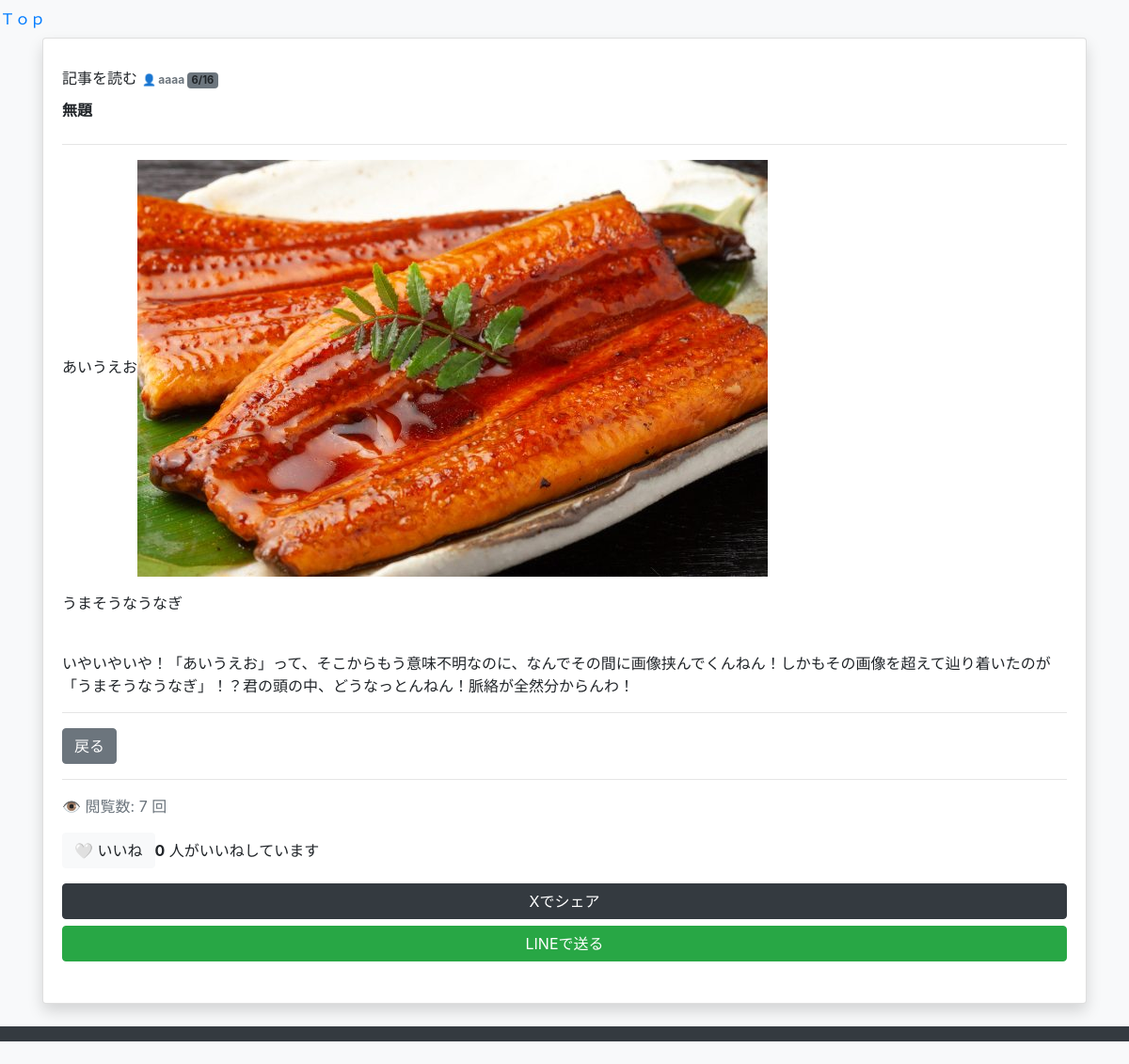
The page /detail/26/?q=&all_blogs= on the database its author committed.
### Suggestion/models.py (models this page shows, shortened)
class Memo(models.Model):
    author = models.ForeignKey(User, on_delete=models.CASCADE, related_name='memos')
    title = models.CharField(max_length=200)  # タイトル（最大200文字）
    content = models.TextField()               # メモ本文
    created_at = models.DateTimeField(auto_now_add=True)  # 作成日時（自動設定）
    updated_at = models.DateTimeField(auto_now=True)      # 更新日時（自動設定）
    likes = models.ManyToManyField(User, related_name='liked_posts', blank=True)
    total_likes_count = models.IntegerField(default=0)
    views_count = models.IntegerField(default=0) # 閲覧数
    class Meta:#自動生成のルール（アプリ名が blog なら blog_memo等）を無視して、データベース上でのテーブル名を強制的に Memo という名前に固定
        db_table='Memo'

### Suggestion/views.py (the view)
# urls.py: path('detail/<int:pk>/', views.memo_detail, name='memo_detail'),  # ← 閲覧専用
def memo_detail(request, pk):
    memo = get_object_or_404(Memo, pk=pk)#SQLエラーが出たときの対処
    session_like_key = f'user_liked_{pk}'
    liked_by_session = request.session.get(session_like_key, False)
    if not request.user.is_authenticated:
        session_view_key = f'viewed_memo_{pk}'
        if not request.session.get(session_view_key, False):
            memo.views_count = (memo.views_count or 0) + 1
            memo.save()
            request.session[session_view_key] = True
    return render(request, 'edit/memo_detail.html', {
        'memo': memo,
        'liked_by_session': liked_by_session,
    })

### Suggestion/templates/edit/memo_detail.html (shortened to what this page needs)
{% extends 'edit/base.html' %}
{% block content %}
<div class="card shadow">
    <div class="card-body">
        <div style="height:10px;">&nbsp;</div>
        <div>
            <span class="title-like-h2 d-inline-block">記事を読む</span>
            <span class="text-secondary" style="font-size: 0.75rem; font-weight: bold;">
                👤 {{ memo.author.username }}
            </span>
            <span class="badge bg-secondary" style="font-size: 0.7rem; font-weight: bold;">
                {{ memo.created_at|date:"n/j" }}
            </span>
        </div>
        <div style="height:10px;"></div>
        <label class="form-label">{{ memo.title }}</label>
        <hr>
        <div class="memo-content">
            {{ memo.content|safe }}
        </div>
        <hr>
        <a href="{% url 'memo_list' %}?q={{ request.GET.q }}&all_blogs={{ request.GET.all_blogs }}"
           class="btn btn-secondary">戻る</a>
        {% if request.user != memo.author %}
            <hr>
            <p class="text-muted">👁️ 閲覧数: {{ memo.views_count|default:0 }} 回</p>
            <div class="d-flex align-items-center gap-3 mb-3">
                <button type="button" id="like-btn" class="btn btn-light" data-post-id="{{ memo.id }}">
                    {% if liked_by_session %}❤️ 取消{% else %}🤍 いいね{% endif %}
                </button>
                <span><strong id="like-count">{{ memo.total_likes_count }}</strong> 人がいいねしています</span>
            </div>
            <div style="display: flex; flex-direction: column; gap: 7px; margin-top: 10px;" class="mb-4">
                <a href="https://twitter.com/intent/tweet?url={{ request.build_absolute_uri|urlencode }}&text={{ memo.title|urlencode }}"
                   target="_blank" class="btn btn-dark w-100">
                    Xでシェア
                </a>
                <a href="https://line.me/R/share?text={{ memo.title|urlencode }}%0A{{ request.build_absolute_uri|urlencode }}"
                   target="_blank" class="btn btn-success w-100">
                    LINEで送る
                </a>
            </div>
        {% endif %}
    </div>
</div>
{% endblock %}

### Suggestion/templates/edit/memo_detail.html (style rules this page uses)
.form-label { font-weight: bold; }

### rows shown on the page
Memo: author.username "aaaa", created_at "6/16", title "無題", content "あいうえお うまそうなうなぎ いやいやいや！「あいうえお」って、そこからもう意味不明なのに、なんでその間に画像挟んでくんねん！しかもその画像を超えて辿り着いたのが「うまそうなうなぎ」！？君の頭の中、どうなっとんねん！脈絡が全然分からんわ！", content (picture), views_count "7", total_likes_count "0"
